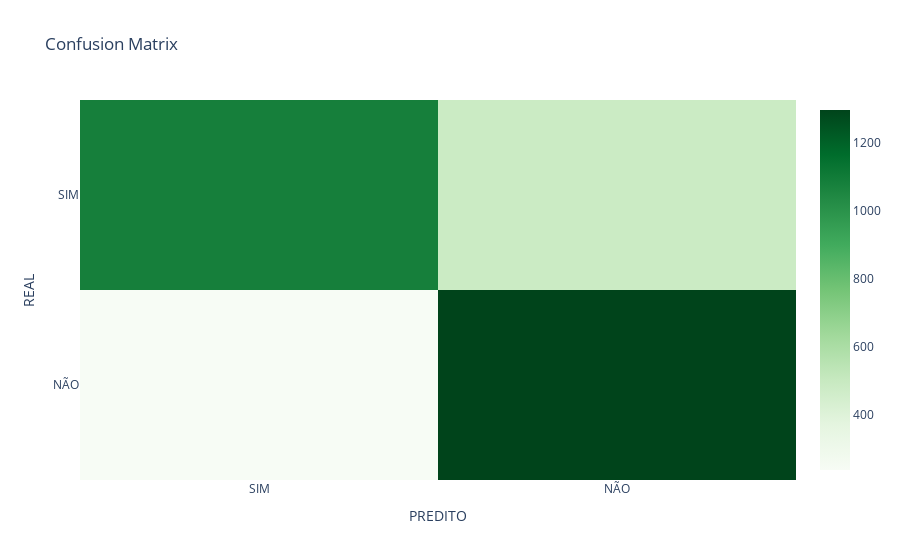

The cell this chart's notebook holds for it:
### Code cell
confusion_matrix_data = confusion_matrix(y_teste, predito_BNb)
plot_confusion_matrix(confusion_matrix_data)

### Figure 1 — Plotly figure (JSON) as saved in the notebook; plotly's stock layout.template omitted (floating-point values rounded to 4 significant figures)
{"data": [{"colorscale": [[0, "rgb(247,252,245)"], [0.125, "rgb(229,245,224)"], [0.25, "rgb(199,233,192)"], [0.375, "rgb(161,217,155)"], [0.5, "rgb(116,196,118)"], [0.625, "rgb(65,171,93)"], [0.75, "rgb(35,139,69)"], [0.875, "rgb(0,109,44)"], [1, "rgb(0,68,27)"]], "hovertemplate": "REAL: %{y}<br>PREDITO: %{x}<br>QUANTIDADE: %{z}", "name": "", "type": "heatmap", "x": ["SIM", "NÃO"], "y": ["NÃO", "SIM"], "z": [[238, 1298], [1084, 485]]}], "layout": {"title": {"text": "Confusion Matrix"}, "xaxis": {"title": {"text": "PREDITO"}}, "yaxis": {"title": {"text": "REAL"}}}}
